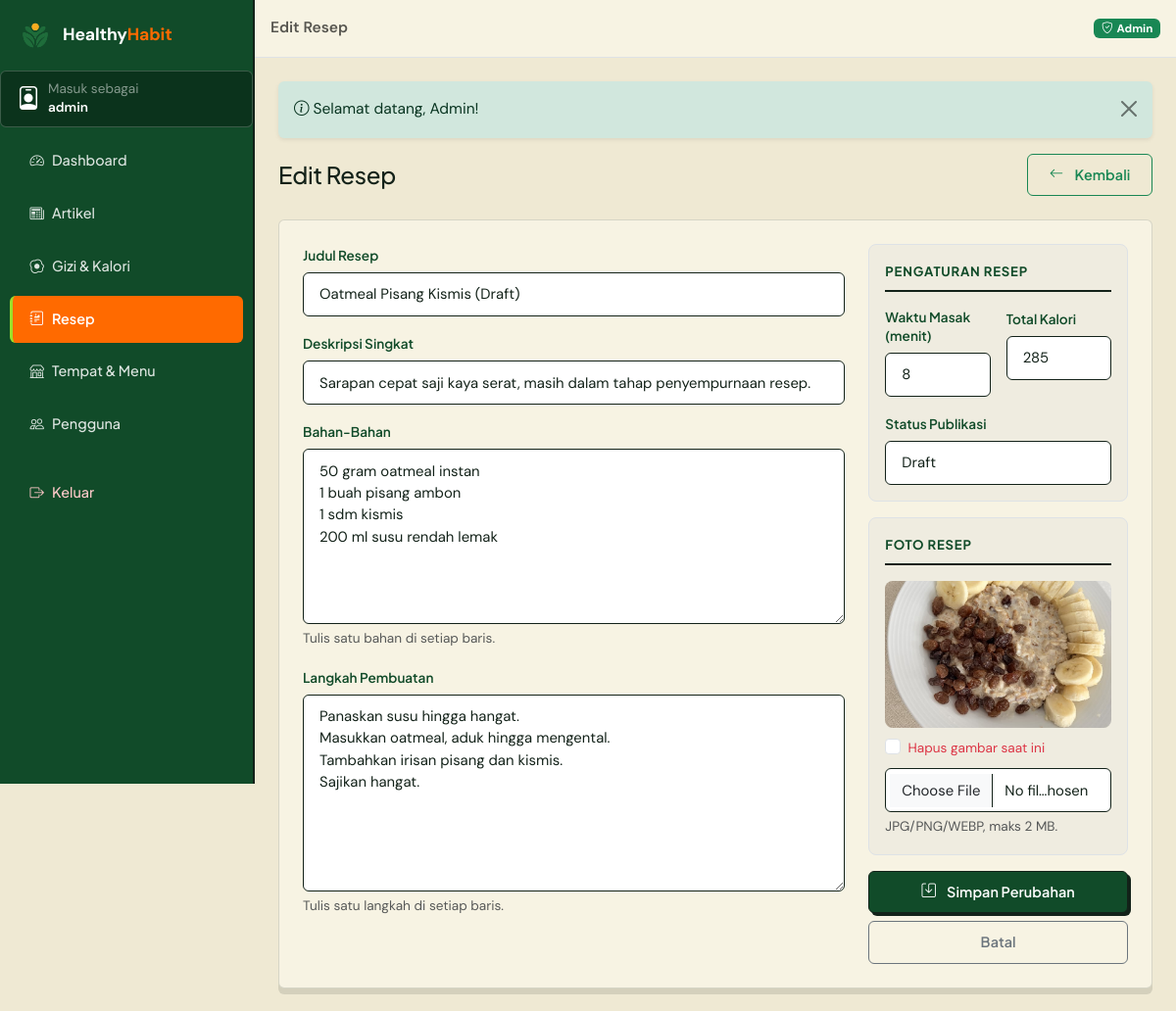
The app's page /admin/resep/4/edit (signed in), older data.
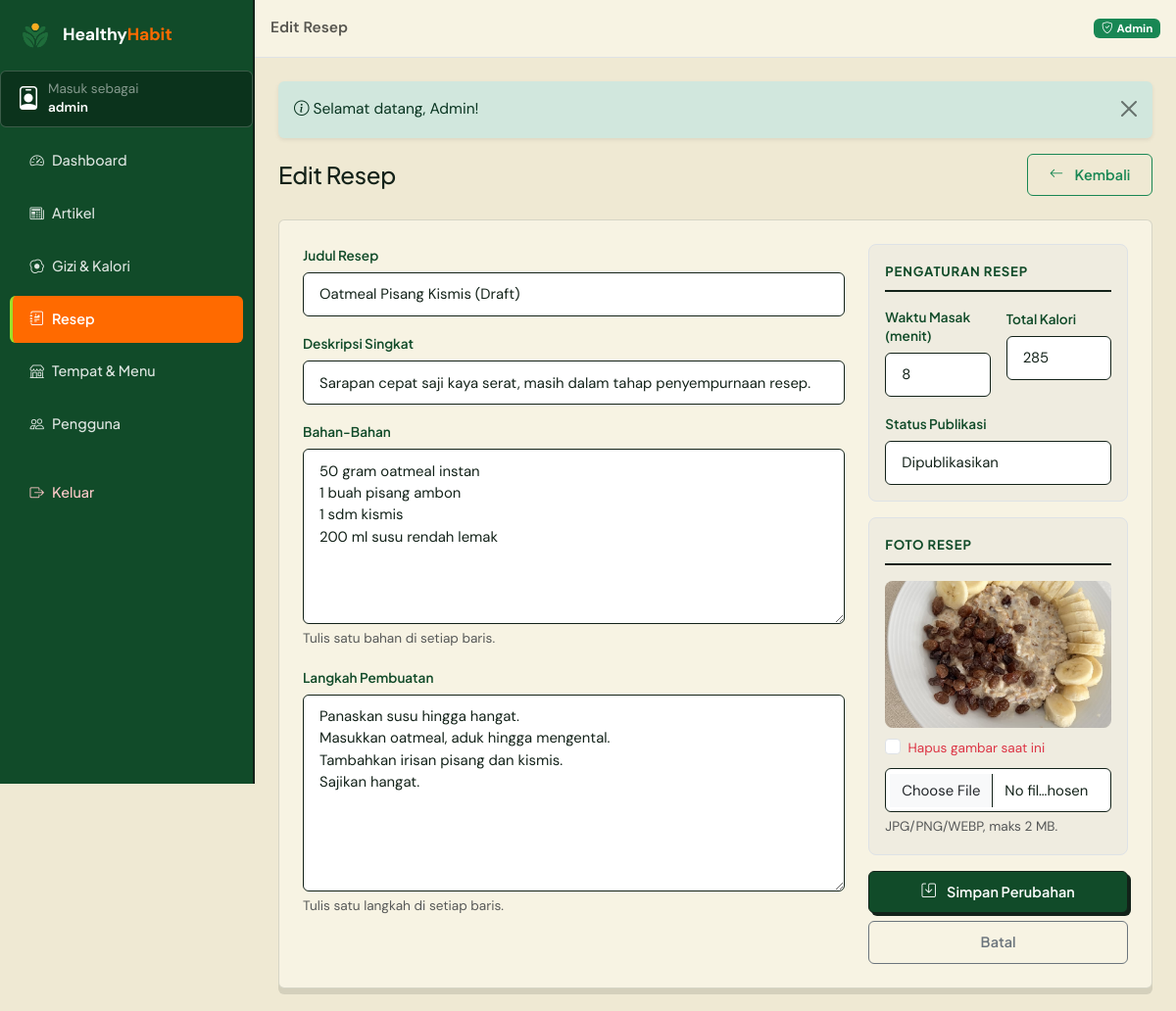
The same page, newer data.
### tables this page shows
CREATE TABLE `resep` (
  `id_resep` int(11) NOT NULL AUTO_INCREMENT,
  `id_admin` int(11) DEFAULT NULL,
  `judul_resep` varchar(180) NOT NULL,
  `deskripsi` varchar(255) NOT NULL,
  `bahan_bahan` text NOT NULL,
  `langkah_pembuatan` text NOT NULL,
  `waktu_masak` int(11) NOT NULL DEFAULT 0,
  `status_publikasi` enum('draft','dipublikasikan') NOT NULL DEFAULT 'draft',
  `total_kalori` int(11) NOT NULL DEFAULT 0,
  `foto_resep` varchar(255) DEFAULT NULL,
  PRIMARY KEY (`id_resep`),
  KEY `fk_resep_admin` (`id_admin`),
  CONSTRAINT `fk_resep_admin` FOREIGN KEY (`id_admin`) REFERENCES `users` (`id_pengguna`) ON DELETE SET NULL ON UPDATE CASCADE
);

### app/core/Controller.php (called while the page is built, shortened)
<?php
abstract class Controller
{
    protected function view(string $view, array $data = [], string $layout = 'main'): void
    {
        $contentFile = VIEWS_PATH . '/pages/' . $view . '.php';
        extract($data, EXTR_SKIP);
        require $contentFile;
    }
}

### app/controllers/admin/AdminResepController.php (called while the page is built, shortened)
<?php
class AdminResepController extends Controller
{
    public function edit(string $id): void
    {
        $resep = Resep::find((int) $id);
        $this->view('admin/resep/form', [
            'pageTitle' => 'Edit Resep',
            'activeNav' => 'resep',
            'resep'     => $resep,
        ], 'admin');
    }
}

### app/core/Router.php (called while the page is built, shortened)
<?php
class Router
{
    private array $routes = [];
    private function add(string $method, string $pattern, array $handler): void
    {
        $regex = preg_replace_callback(
            '#\{(\w+)(?::([^}]+))?\}#',
            static fn(array $m): string => '(?P<' . $m[1] . '>' . ($m[2] ?? '[^/]+') . ')',
            $pattern
        );
        $this->routes[$method][] = ['#^' . $regex . '$#', $handler, $pattern];
    }
    public function dispatch(string $uri, string $method): void
    {
        $path = (string) parse_url($uri, PHP_URL_PATH);
        $path = '/' . trim($path, '/');
        $method = strtoupper($method);
        $match  = $this->match($method, $path);
        [$handler, $params] = $match;
        [$class, $action]   = $handler;
        $controller = new $class();
        $controller->$action(...array_values($params));
    }
    private function match(string $method, string $path): ?array
    {
        foreach ($this->routes[$method] ?? [] as [$regex, $handler]) {
            if (preg_match($regex, $path, $m)) {
                $params = array_filter($m, 'is_string', ARRAY_FILTER_USE_KEY);
                return [$handler, $params];
            }
        }
        return null;
    }
}

### index.php (called while the page is built, shortened)
<?php
require_once __DIR__ . '/app/helpers/helper.php';
spl_autoload_register(function (string $class): void {
    $candidates = [
        APP_PATH . '/core/' . $class . '.php',
        APP_PATH . '/models/' . $class . '.php',
        APP_PATH . '/services/' . $class . '.php',
        APP_PATH . '/controllers/' . $class . '.php',
        APP_PATH . '/controllers/admin/' . $class . '.php',
    ];
    foreach ($candidates as $file) {
        if (is_file($file)) {
            return;
        }
    }
});
$router = new Router();
$router->dispatch(
    $_SERVER['REQUEST_URI'] ?? '/',
    $_SERVER['REQUEST_METHOD'] ?? 'GET'
);

### app/core/Database.php (called while the page is built, shortened)
<?php
class Database
{
    private static ?PDO $pdo = null;
    public static function connect(): PDO
    {
        $dsn = 'mysql:host=' . DB_HOST
            . ';port=' . DB_PORT
            . ';dbname=' . DB_NAME
            . ';charset=' . DB_CHARSET;
        try {
            self::$pdo = new PDO($dsn, DB_USER, DB_PASS, [
                PDO::ATTR_ERRMODE            => PDO::ERRMODE_EXCEPTION,
                PDO::ATTR_DEFAULT_FETCH_MODE => PDO::FETCH_ASSOC,
                PDO::ATTR_EMULATE_PREPARES   => false,
            ]);
        } catch (PDOException $ex) {
            http_response_code(500);
            exit(
                '<div style="font-family:Poppins,Arial,sans-serif;max-width:640px;margin:60px auto;padding:24px;border:1px solid #e0e0e0;border-radius:12px">'
                . '<h2 style="color:#27824B">Koneksi database gagal</h2>'
                . '<p>Pastikan <b>MySQL (XAMPP)</b> sudah berjalan, lalu impor file '
                . '<b>database/healthyhabit.sql</b> ke phpMyAdmin.</p>'
                . '<p style="color:#c0392b"><code>' . e($ex->getMessage()) . '</code></p>'
                . '</div>'
            );
        }
        return self::$pdo;
    }
}

### app/core/Model.php (called while the page is built, shortened)
<?php
abstract class Model
{
    protected static string $table = '';
    protected static string $primaryKey = 'id';
    protected static function db(): PDO
    {
        return Database::connect();
    }
    public static function find($id): ?array
    {
        $st = static::db()->prepare(
            'SELECT * FROM ' . static::$table . ' WHERE ' . static::$primaryKey . ' = ? LIMIT 1'
        );
        $st->execute([$id]);
        $row = $st->fetch();
        return $row ?: null;
    }
}

### app/helpers/helper.php (called while the page is built, shortened)
<?php
function e($value): string
{
    return htmlspecialchars((string) $value, ENT_QUOTES, 'UTF-8');
}
function img_url(?string $filename, string $subdir): string
{
    if ($filename && is_file(UPLOAD_PATH . '/' . $subdir . '/' . basename($filename))) {
        return UPLOAD_URL . '/' . $subdir . '/' . basename($filename);
    }
    return BASE_URL . '/assets/img/placeholder.svg';
}

### app/views/pages/admin/resep/form.php (the view, shortened to what the changed rows need)
<?php
$edit = !empty($resep);
$action = $edit
    ? BASE_URL . '/admin/resep/' . (int) $resep['id_resep'] . '/edit'
    : BASE_URL . '/admin/resep/create';
$val = fn(string $k, $default = '') => $resep[$k] ?? ($_POST[$k] ?? $default);
?>
<div class="d-flex justify-content-between align-items-center flex-wrap gap-2 mb-4">
    <div>
        <h1 class="h4 mb-0"><?= $edit ? 'Edit Resep' : 'Tambah Resep Baru' ?></h1>
    </div>
</div>
<form action="<?= $action ?>" method="post" enctype="multipart/form-data" class="panel-white">
    <div class="row g-4">
        <div class="col-lg-8">
            <div class="mb-3">
                <label for="judul_resep" class="form-label fw-semibold">Judul Resep</label>
                <input type="text" class="form-control" id="judul_resep" name="judul_resep"
                       minlength="4" required value="<?= e($val('judul_resep')) ?>"
                       placeholder="mis. Salad Quinoa Ayam Panggang">
            </div>
            <div class="mb-3">
                <label for="deskripsi" class="form-label fw-semibold">Deskripsi Singkat</label>
                <input type="text" class="form-control" id="deskripsi" name="deskripsi" required
                       maxlength="255" value="<?= e($val('deskripsi')) ?>"
                       placeholder="Ringkasan resep yang menggugah selera…">
            </div>
            <div class="mb-3">
                <label for="bahan_bahan" class="form-label fw-semibold">Bahan-Bahan</label>
                <textarea class="form-control" id="bahan_bahan" name="bahan_bahan" rows="7" required
                          placeholder="Satu bahan per baris, mis:&#10;100 g quinoa&#10;150 dada ayam&#10;1 sdm minyak zaitun"><?= e($val('bahan_bahan')) ?></textarea>
                <div class="form-text">Tulis satu bahan di setiap baris.</div>
            </div>
            <div class="mb-3">
                <label for="langkah_pembuatan" class="form-label fw-semibold">Langkah Pembuatan</label>
                <textarea class="form-control" id="langkah_pembuatan" name="langkah_pembuatan" rows="8" required
                          placeholder="Satu langkah per baris, nomor urut otomatis dibuat sistem."><?= e($val('langkah_pembuatan')) ?></textarea>
                <div class="form-text">Tulis satu langkah di setiap baris.</div>
            </div>
        </div>
        <div class="col-lg-4">
            <div class="border rounded-3 p-3 mb-3" style="background:var(--abu);">
                <div class="row g-3">
                    <div class="col-6">
                        <label for="waktu_masak" class="form-label small fw-semibold">Waktu Masak (menit)</label>
                        <input type="number" min="1" class="form-control" id="waktu_masak"
                               name="waktu_masak" required value="<?= e($val('waktu_masak', 30)) ?>">
                    </div>
                    <div class="col-6">
                        <label for="total_kalori" class="form-label small fw-semibold">Total Kalori</label>
                        <input type="number" min="0" class="form-control" id="total_kalori"
                               name="total_kalori" required value="<?= e($val('total_kalori')) ?>">
                    </div>
                    <div class="col-12">
                        <label for="status_publikasi" class="form-label small fw-semibold">Status Publikasi</label>
                        <select class="form-select" id="status_publikasi" name="status_publikasi">
                            <?php $status = $val('status_publikasi', 'dipublikasikan'); ?>
                            <option value="dipublikasikan" <?= $status === 'dipublikasikan' ? 'selected' : '' ?>>
                                Dipublikasikan</option>
                            <option value="draft" <?= $status === 'draft' ? 'selected' : '' ?>>Draft</option>
                        </select>
                    </div>
                </div>
            </div>
            <div class="border rounded-3 p-3 mb-3" style="background:var(--abu);">
                <div class="form-section-title">Foto Resep</div>
                <?php if ($edit && !empty($resep['foto_resep'])): ?>
                    <img src="<?= img_url($resep['foto_resep'], 'resep') ?>" alt=""
                         class="img-fluid rounded-3 mb-2" style="width:100%;height:150px;object-fit:cover;">
                    <div class="form-check mb-2">
                        <input class="form-check-input" type="checkbox" name="hapus_gambar"
                               id="hapus_gambar" value="1">
                        <label class="form-check-label small text-danger" for="hapus_gambar">
                            Hapus gambar saat ini
                        </label>
                    </div>
                <?php endif; ?>
                <input type="file" class="form-control" name="foto_resep" accept="image/*">
                <div class="form-text">JPG/PNG/WEBP, maks 2 MB.</div>
            </div>
        </div>
    </div>
</form>

Row changes from the older to the newer data that the page shows:
changed resep "Oatmeal Pisang Kismis (Draft)": status_publikasi "Draft" → "Dipublikasikan"
